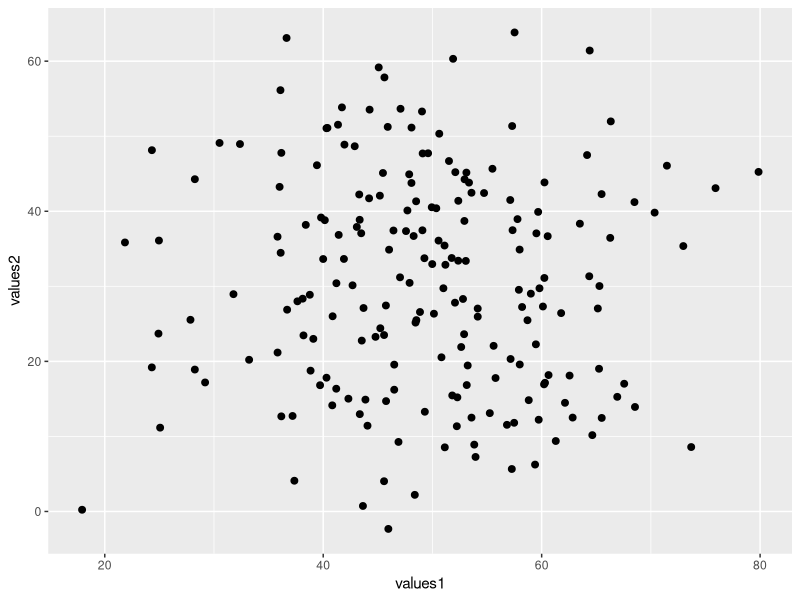
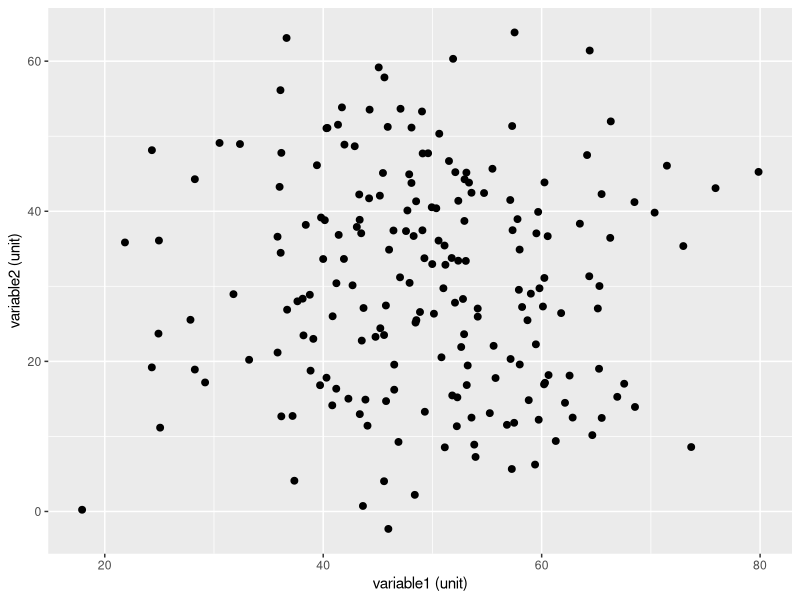
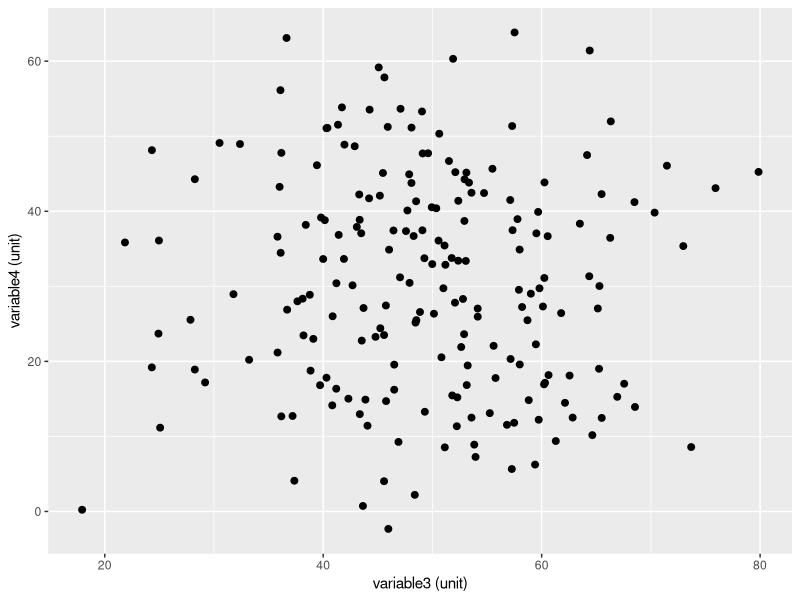
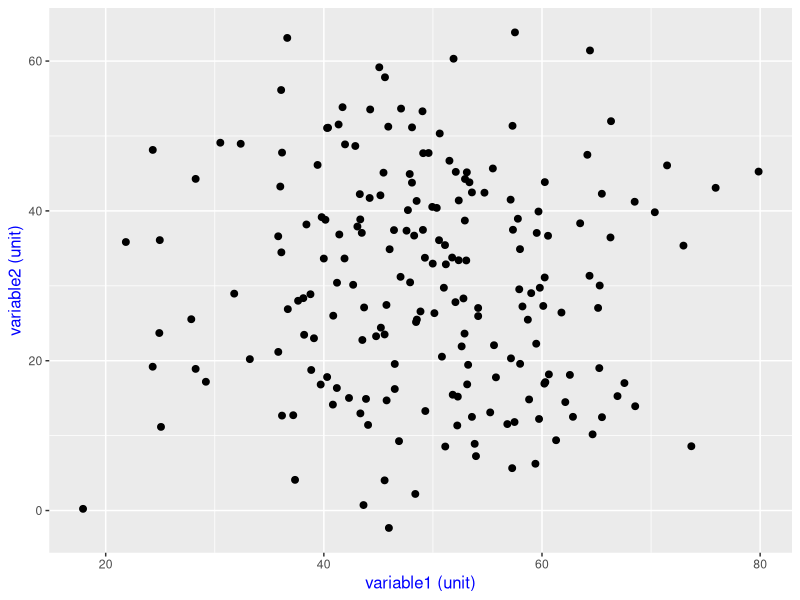
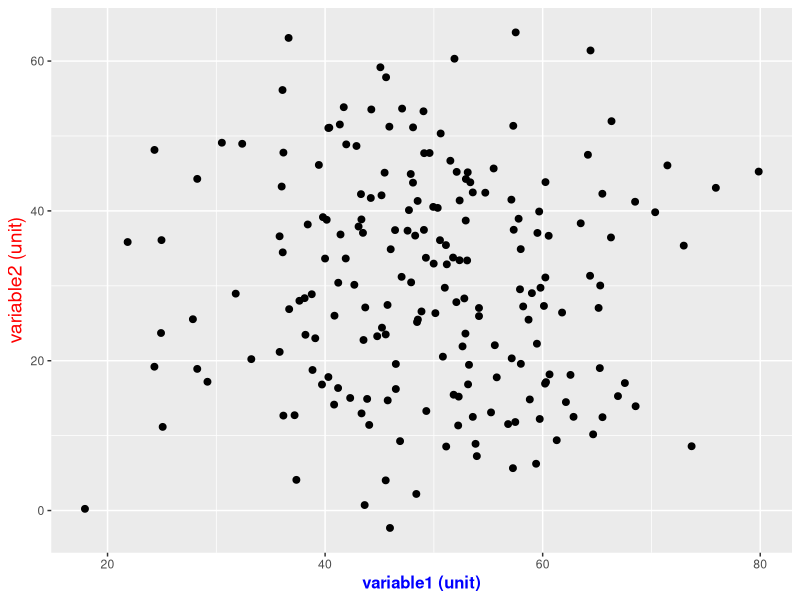

Recreate these plots in R, in order.
## ---- chunk 1
knitr::opts_chunk$set(echo = TRUE, fig.align='center')

# title: axis titles
# author: jonathan
# revised: 11/2/2020 

WEB <- c("https://bioceed.uib.no/dropfolder/bioSTATS/Rmd/Basic/Visualizing/Essential/axis-title.html")
GIT <- c("https://github.com/jonathansoule/biostats/blob/master/Basic/Visualizing/Essential/axis-title.Rmd")
library(ggplot2)
## ---- chunk 2
# variable 1
values1 <- rnorm(200, mean=50, sd=10) 

# variable 2
values2 <- c(rnorm(100, mean=20, sd=10), rnorm(100, mean=40, sd=10))

# dataframe
df <- data.frame(values1, values2)

# scatter plot
baseplot <- ggplot(df, aes(values1, values2)) +
  geom_point(size=2) 
baseplot
## ---- chunk 3
baseplot +
  xlab("variable1 (unit)") +
  ylab("variable2 (unit)")
## ---- chunk 4
baseplot +
  scale_x_continuous("variable3 (unit)") +
  scale_y_continuous("variable4 (unit)")
## ---- chunk 5
baseplot +
  xlab("variable1 (unit)") +
  ylab("variable2 (unit)") +
  theme(axis.title = element_text(color = "blue", size = 12))
## ---- chunk 6
baseplot +
  xlab("variable1 (unit)") +
  ylab("variable2 (unit)") +
  theme(axis.title.x = element_text(color = "blue", face ="bold", size = 12)) +
  theme(axis.title.y = element_text(color = "red", size = 14))
